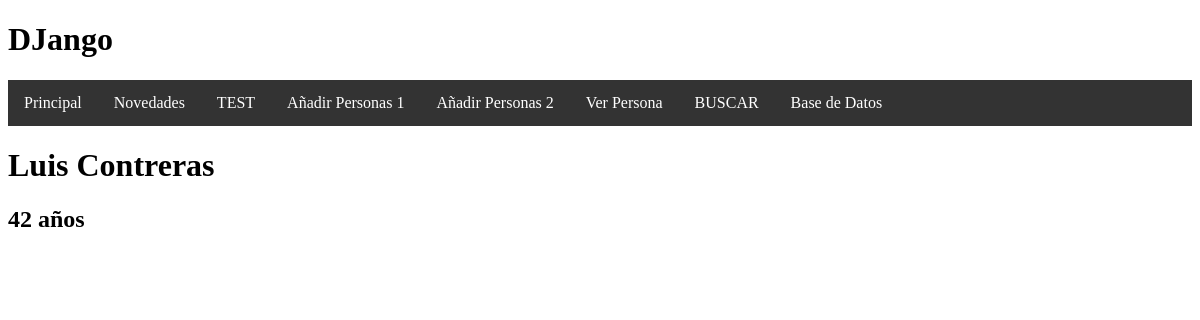
The app's page /showPersona/2/, older data.
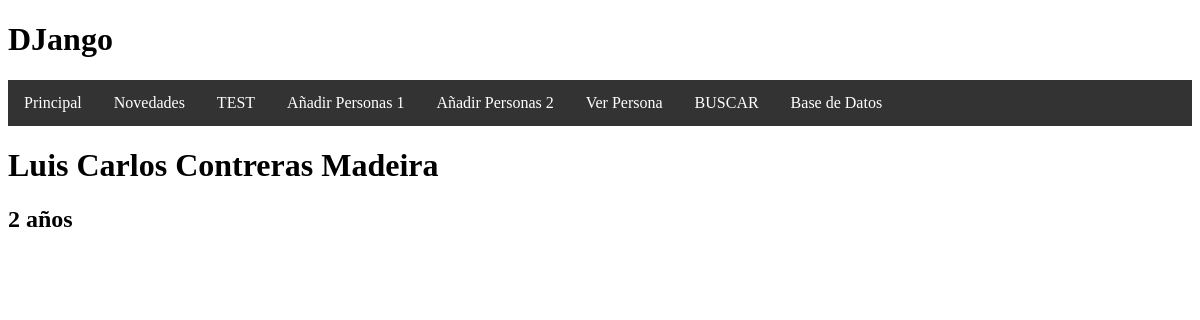
The same page, newer data.
### personas/models.py (models this page shows)
class Persona(models.Model):
    nombres = models.CharField(max_length=100)
    apellidos = models.CharField(max_length=100)
    edad = models.IntegerField()
    donador = models.BooleanField()

### personas/views.py (the view)
# urls.py: path('showPersona/<int:myID>/', personasShowObject, name="ver persona"), #recibe el parametro ID
def personasShowObject(request, myID): #recibe el iD
    obj = get_object_or_404(Persona, id=myID)   #Linea que muestra un error contrlado si no eencuentra el id
    context = {
        'objeto':obj,
    }
    return render(request, "descripcion.html", context)

### personas/templates/descripcion.html
{% extends 'base.html' %}
{% block content %}
<h1>{{ objeto.nombres }} {{ objeto.apellidos }}</h1>
<h2>{{ objeto.edad }} años </h2>
{% endblock %}

### templates/base.html (shortened to what this page needs)
{% load static %}
<!DOCTYPE html>
<html lang="en">
<head>
    <link type="text/css" rel="stylesheet" href="{% static 'css/estilo.css' %}"/>
</head>
<body>
    <h1>DJango</h1>
    <ul class="menu9">
        <li><a class="activo" href="/">Principal</a></li>
        <li><a href="/primera">Novedades</a></li>
        <li><a href="/persona">TEST</a></li>
        <li><a href="/agregar">Añadir Personas 1</a></li>
        <li><a href="/anotherAdd">Añadir Personas 2</a></li>
        <li><a href="/showPersona/2">Ver Persona</a></li>
        <li><a href="/search">BUSCAR</a></li>
        <li><a href="/admin">Base de Datos</a></li>
    </ul>
    {% block content %}{% endblock %}
</body>
</html>

### inicio/static/css/estilo.css (style rules this page uses)
ul.menu9 { list-style-type: none; margin: 0; padding: 0; overflow: hidden; background-color: #333; }
ul.menu9 li { float: left; }
ul.menu9 li a { display: block; color: white; text-align: center; padding: 14px 16px; text-decoration: none; }

Row changes from the older to the newer data that the page shows:
changed Persona: nombres "Luis" → "Luis Carlos"; apellidos "Contreras" → "Contreras Madeira"; edad "42" → "2"
